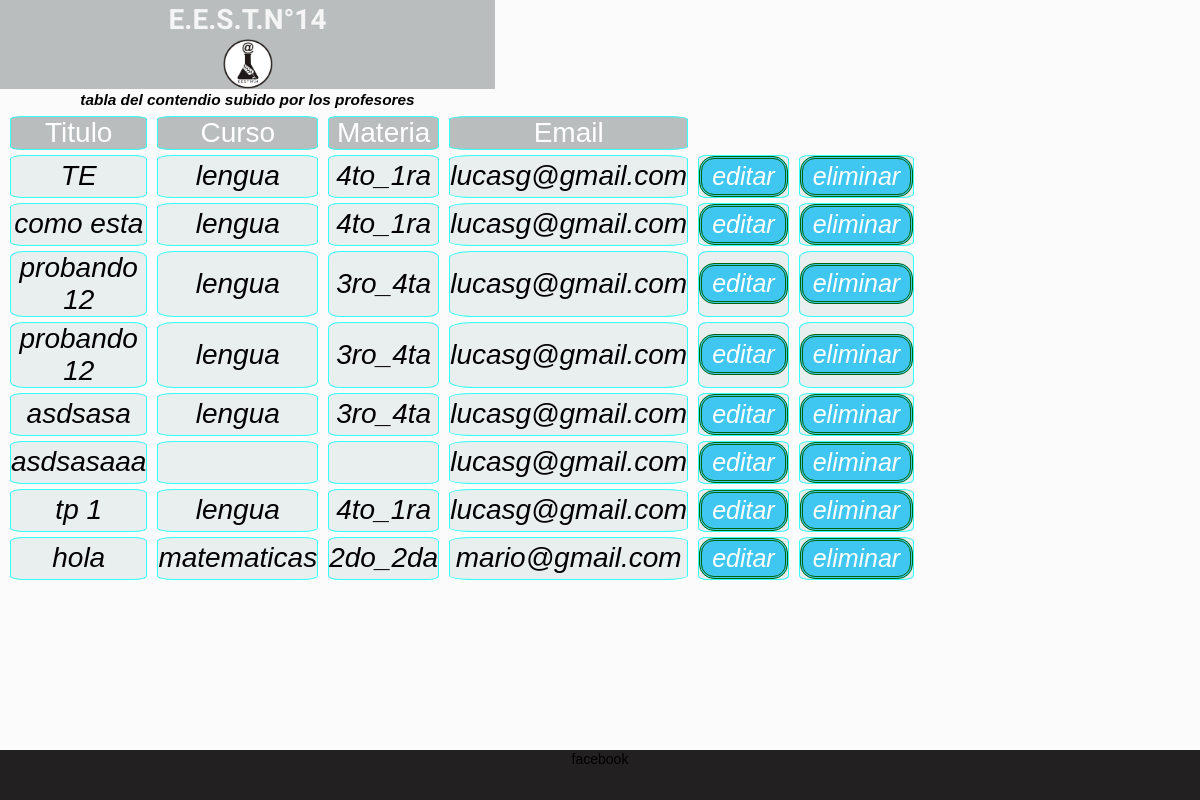
The app's page /admin.contenido.php (signed in) with its own data.
### tables this page shows
CREATE TABLE `contenido` (
  `cod_trabajo` int(11) NOT NULL,
  `titulo` varchar(30) NOT NULL,
  `material` varchar(500) NOT NULL,
  `links` varchar(100) NOT NULL,
  `planes_estudio` varchar(1000) NOT NULL,
  `mod_examenes` blob NOT NULL,
  `curso` varchar(15) NOT NULL,
  `materia` varchar(15) NOT NULL,
  `Email` varchar(20) NOT NULL
);

### admin.contenido.php (the view, shortened to what this page needs)
<html>
   <head>
	  <link rel="stylesheet" type="text/css" href="css/estiloadmincontendio.css">
	 </head>
<body>
  <header>
        <center>
          <h1>E.E.S.T.N°14</h1>
   <a href="cerrar_sesion.php"><img src="img/logo.png" width="50px" height="auto"></a>
        </center>
   </header>
    <body>
       <center><p>tabla del contendio subido por los profesores</p></center>
        <table>
        <tr class="primera">
        <td>Titulo</td>
        <td>Curso</td>
        <td>Materia</td>
        <td>Email</td>
        </tr>
      <?php
include "conexion.php";
$sql =  "SELECT * FROM contenido";
if ($resultado = $con->query($sql)){
    while ($fila = mysqli_fetch_array($resultado)){
        $cod_trabajo=$fila["cod_trabajo"];
      $titulo=$fila["titulo"];
      $materia=$fila["materia"];
      $curso=$fila["curso"];
      $Email=$fila["Email"];
echo "
<tr class='cuerpo'>
         <td class='hi'>
            ".$titulo."
         </td>
         <td>
            ".$materia."</td>
         <td>
            ".$curso."
         </td>
         <td class='hi'>
           ".$Email."
         </td>
         <td class='hi'>
<a href='editar.php?cod_trabajo=$cod_trabajo'><button>editar </button></a></td>
<td><a href='eliminar.php?Email=$Email & curso=$curso & materia=$materia'><button>eliminar </button></a></td>
          </tr>
";
}
}
?>
       </table>
<div class="footer">
    facebook
</div>
</body>
</html>

### css/estiloadmincontendio.css (style rules this page uses)
:root { --azul: #438EC8; --negro: #222020; --blanco: #FCFCFC; --grisoscuro: #898888; --gris: #BFBFBF; --petroleo: #1F4C68; }
* { margin: 0px; padding: 0px; box-sizing:border-box; }
body { font: 14px/1.4 Georgia, Serif; background-color: #FBFBFB; }
header { background-color: B9BDBD; }
header h1 { display: block; text-align: center; font-family: 'Libre Franklin', sans-serif; color:whitesmoke; margin: 0; }
* { margin: 0; padding: 0; font-family: sans-serif; box-sizing: border-box; }
table { font-size:200%; border-collapse: separate; border-spacing: 10px 5px; }
td, th { text-align: center; border: solid 1px; border-color: 33FFF9; }
tr td { height:10%; width:100%; border-top-right-radius: 10%; border-top-left-radius: 10%; border-bottom-left-radius: 10%; border-bottom-right-radius: 10%; }
.cuerpo { font-style:italic; background-color: E9EEEE; color: g; }
.primera { color: white; background-color: B9BDBD; }
p { font-style:oblique; font-family: 'Montserrat', sans-serif; font-family: sans-serif; font-weight: bold; font-size: 110%; }
button { padding: 3px; padding-left: 10px; padding-right: 10px; font-family: helvetica; font-weight: 300; font-size: 25px; font-style: italic; color: white; background-color: 3FC6F1; border-radius: 15px; border: 3px double #006505; }
div::after, .clearfix::after, .clear::after { clear: both; visibility: hidden; content: ""; display: block; }
.footer { background-color:var(--negro); width: 100%; height: 50px; bottom: 0; position: fixed; text-align: center; color: #000; }
@media only screen and (min-device-width: 768px) and (max-device-width: 1024px) { body { width: 495px; } }

### records on screen
contenido: titulo "TE", materia "lengua", curso "4to_1ra", Email "lucasg@gmail.com"
contenido: titulo "como esta", materia "lengua", curso "4to_1ra", Email "lucasg@gmail.com"
contenido: titulo "probando 12", materia "lengua", curso "3ro_4ta", Email "lucasg@gmail.com"
contenido: titulo "probando 12", materia "lengua", curso "3ro_4ta", Email "lucasg@gmail.com"
contenido: titulo "asdsasa", materia "lengua", curso "3ro_4ta", Email "lucasg@gmail.com"
contenido: titulo "asdsasaaa", Email "lucasg@gmail.com"
contenido: titulo "tp 1", materia "lengua", curso "4to_1ra", Email "lucasg@gmail.com"
contenido: titulo "hola", materia "matematicas", curso "2do_2da", Email "mario@gmail.com"
